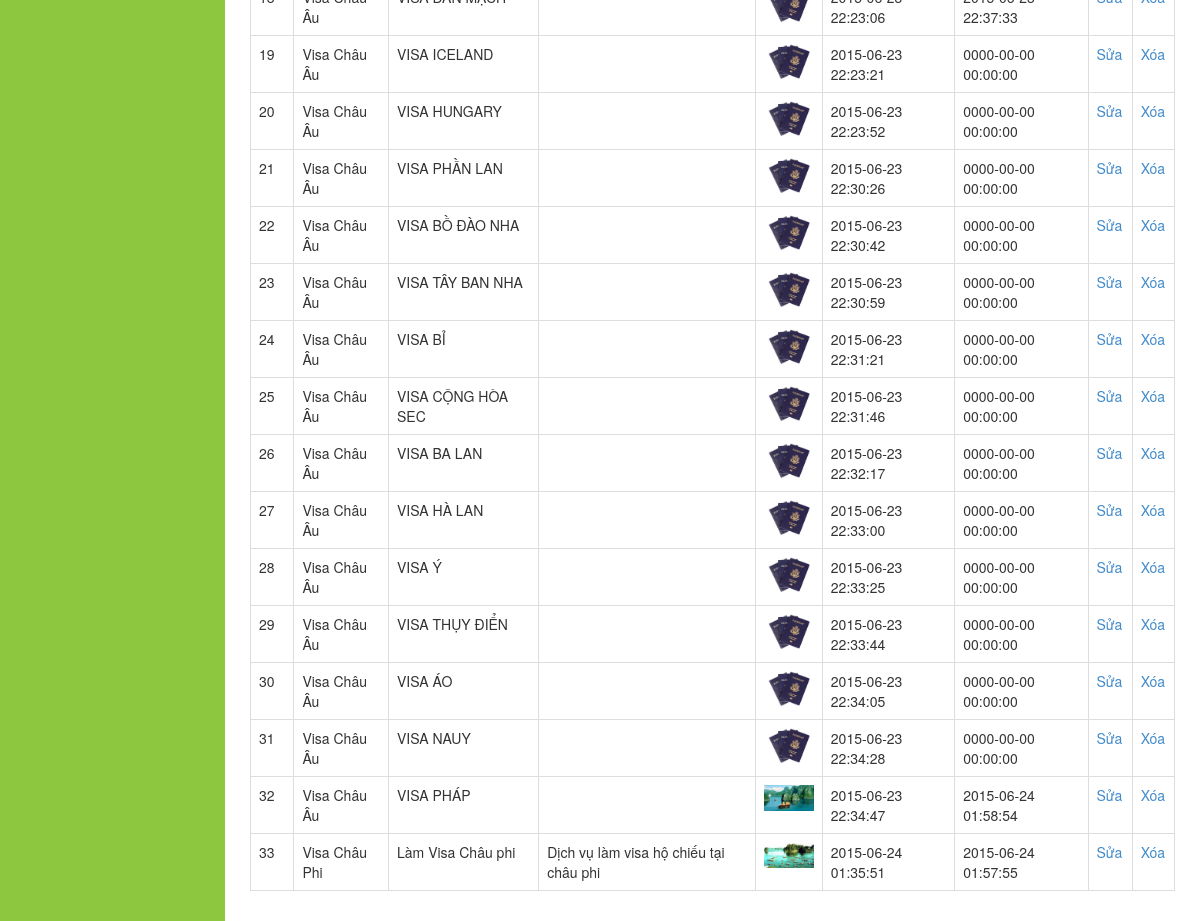
Before: /admin/index.php?controller=visa&lang=vi (signed in, lower part) with the older database file.
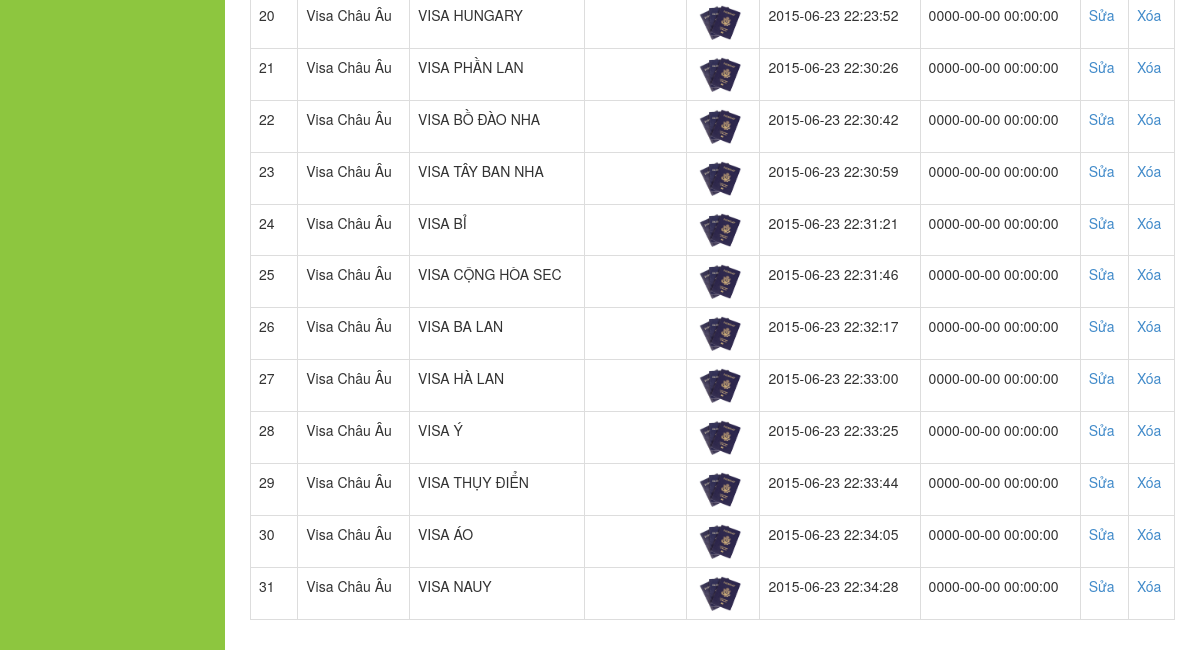
After: the same page with the newer database file.
### tables this page shows
CREATE TABLE IF NOT EXISTS `passport_visa_offers` (
  `passport_visa_offer_code` int(11) NOT NULL AUTO_INCREMENT,
  `passport_visa_code` int(11) NOT NULL,
  `title` varchar(255) NOT NULL,
  `description` varchar(255) NOT NULL,
  `content` text NOT NULL,
  `image` varchar(100) NOT NULL,
  `update_at` datetime NOT NULL,
  `create_at` datetime NOT NULL,
  PRIMARY KEY (`passport_visa_offer_code`)
);

CREATE TABLE IF NOT EXISTS `passport_visa` (
  `passport_visa_code` int(11) NOT NULL AUTO_INCREMENT,
  `passport_visa_name` varchar(255) NOT NULL,
  PRIMARY KEY (`passport_visa_code`)
);

### admin/controller/visa/index.php (called while the page is built, shortened)
<?php
	$lang = get_lang();
   if(isset($_POST['passport_visa_code']))
    {
        $passport_visa_code = $_POST['passport_visa_code'];
        if($passport_visa_code == 0 )
        {
            $products = get_all('passport_visa_offers');
        }
        else{
            $selected = $passport_visa_code;
            $products = get_all_record('passport_visa_offers','passport_visa_code',$passport_visa_code);
        }
    }
    else
    {
          $products = get_all('passport_visa_offers');
    }
   require('view/visa/index.php');
   ?>

### admin/model/database.php (called while the page is built, shortened)
<?php
function get_all($table,$select = '*'){
	$sql = "SELECT $select FROM $table";
	$query = mysql_query($sql) or die(mysql_error());
	$data = array();
	if(mysql_num_rows($query) > 0)
	{
		while($row = mysql_fetch_assoc($query))
			$data[] = $row;
	}
	return $data;
}
function get_a_record($table, $colum, $value, $select = '*'){
	$sql = "SELECT $select FROM $table WHERE $colum = '$value'";
	$query = mysql_query($sql) or die(mysql_error());
	$data = NULL;
	if(mysql_num_rows($query) > 0 )
		$data = mysql_fetch_assoc($query);
	return $data;
}
?>

### admin/library/function.php (called while the page is built, shortened)
<?php
function get_lang(){
	if(isset($_GET['lang']) &&  $_GET['lang'] == 'en'){
		return 'en';
	}
	else return 'vi';
}
 ?>

### admin/view/visa/index.php (the view, shortened to what this page needs)
<?php require('template/header.php'); ?>
<div id="wrapper">
    <div id="page-wrapper">
        <div class="container-fluid">
            <div class="row">
                <div class="col-md-12">
                    <div class="table-responsive">
                        <table class="table table-bordered table-hover">
                            <tbody>
                                <?php if($products!=null): ?>
                                <?php  foreach($products as $key => $value): ?>
                                <tr>
                                    <?php $visa_name=get_a_record('passport_visa','passport_visa_code',$value['passport_visa_code']);?>
                                    <td><?php echo $value['passport_visa_offer_code'];?></td>
                                    <td><?php echo $visa_name['passport_visa_name'];?></td>
                                    <td><?php echo $value['title'];?></td>
                                    <td><?php echo $value['description'];?></td>
                                    <td><img src="../<?php echo $value['image'];?>" width="50"></td>
                                    <td><?php echo $value['create_at'];?></td>
                                    <td><?php echo $value['update_at'];?></td>
                                    <td> <a href="index.php?controller=visa&amp;action=change&amp;passport_visa_offer_code=<?php echo $value['passport_visa_offer_code'];?>&amp;lang=<?php echo $lang ?>">Sửa</a></td>
                                    <td><a href="index.php?controller=visa&amp;delete=<?php echo $value['passport_visa_offer_code'];?>&amp;lang=<?php echo $lang ?>">Xóa</a></td>
                                </tr>
                                <?php endforeach ?>
                                <?php endif ?>
                            </tbody>
                        </table>
                    </div>
                </div>
            </div>
        </div>
    </div>
</div>

Changed rows visible on the page:
no longer on this page (row unchanged): passport_visa_offers: image (picture)
no longer on this page (row unchanged): passport_visa_offers: passport_visa_offer_code "19", passport_visa.passport_visa_name "Visa Châu Âu", title "VISA ICELAND", image (picture), create_at "2015-06-23 22:23:21", update_at "0000-00-00 00:00:00"
removed passport_visa_offers: passport_visa_offer_code "32", passport_visa.passport_visa_name "Visa Châu Âu", title "VISA PHÁP", image (picture), create_at "2015-06-23 22:34:47", update_at "2015-06-24 01:58:54"
removed passport_visa_offers: passport_visa_offer_code "33", passport_visa.passport_visa_name "Visa Châu Phi", title "Làm Visa Châu phi", description "Dịch vụ làm visa hộ chiếu tại châu phi", image (picture), create_at "2015-06-24 01:35:51", update_at "2015-06-24 01:57:55"
